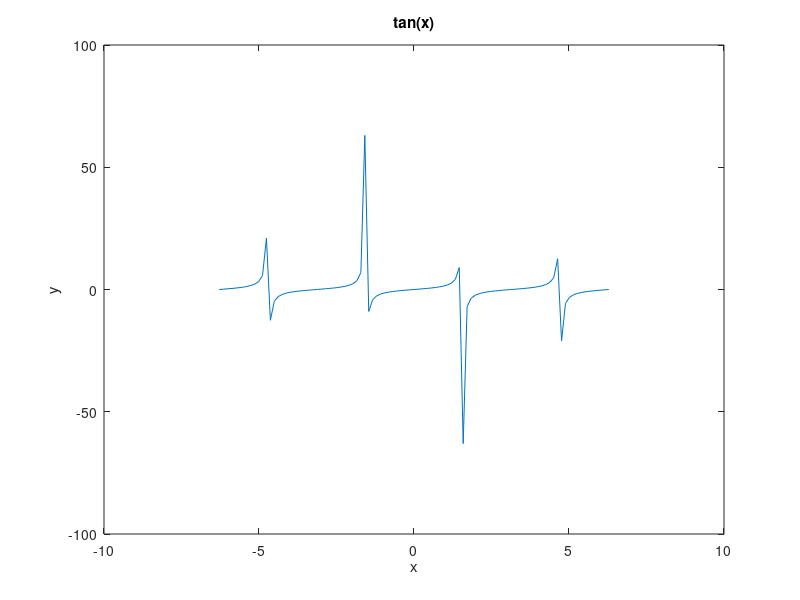

MATLAB code to generate this figure:
x = linspace(-2 * pi, 2 * pi, 100);
func = tan(x);

plot(x, func);
hold on;
plot([-pi/2,pi/2], [Inf, Inf], "linewidth", 3)
plot([pi/2,3*pi/2], [-Inf,-Inf], "linewidth", 3)

xlabel("x")
ylabel("y")
title("tan(x)")
